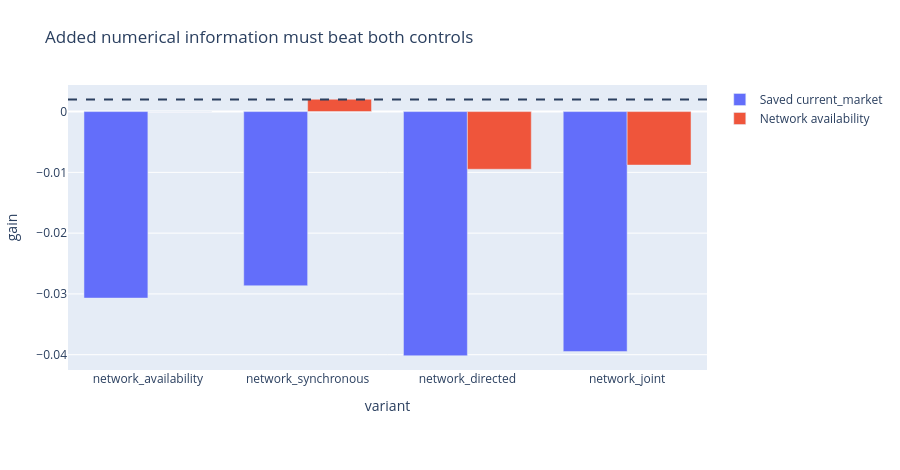

Notebook cell for this chart:
### Markdown cell above
## Matched ablations

### Code cell
figures[5][1].show(renderer='plotly_mimetype')

### Figure 1 — Plotly figure (JSON) as saved in the notebook; plotly's stock layout.template omitted (floating-point values rounded to 4 significant figures)
{"data": [{"alignmentgroup": "True", "hovertemplate": "control=Saved current_market<br>variant=%{x}<br>gain=%{y}<extra></extra>", "legendgroup": "Saved current_market", "marker": {"color": "#636efa", "pattern": {"shape": ""}}, "name": "Saved current_market", "offsetgroup": "Saved current_market", "orientation": "v", "showlegend": true, "textposition": "auto", "type": "bar", "x": ["network_availability", "network_synchronous", "network_directed", "network_joint"], "xaxis": "x", "y": [-0.03068, -0.02866, -0.04017, -0.03949], "yaxis": "y"}, {"alignmentgroup": "True", "hovertemplate": "control=Network availability<br>variant=%{x}<br>gain=%{y}<extra></extra>", "legendgroup": "Network availability", "marker": {"color": "#EF553B", "pattern": {"shape": ""}}, "name": "Network availability", "offsetgroup": "Network availability", "orientation": "v", "showlegend": true, "textposition": "auto", "type": "bar", "x": ["network_availability", "network_synchronous", "network_directed", "network_joint"], "xaxis": "x", "y": [0.0, 0.002028, -0.009489, -0.008805], "yaxis": "y"}], "layout": {"barmode": "group", "height": 470, "legend": {"title": {"text": ""}, "tracegroupgap": 0}, "margin": {"b": 100, "l": 60, "r": 25, "t": 85}, "shapes": [{"line": {"dash": "dash"}, "type": "line", "x0": 0, "x1": 1, "xref": "x domain", "y0": 0.002, "y1": 0.002, "yref": "y"}], "title": {"text": "Added numerical information must beat both controls"}, "xaxis": {"anchor": "y", "domain": [0, 1], "title": {"text": "variant"}}, "yaxis": {"anchor": "x", "domain": [0, 1], "title": {"text": "gain"}}}}
